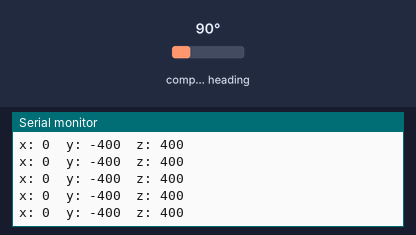
The sketch below on a simulated Arduino Uno, built with avr-gcc and run on an emulated ATmega328P. On the bench: the last lines printed to the serial monitor. Wiring (inferred from the names in the program): HMC5883L compass at I2C address 0x1E. The inputs (shaded band) are chosen by the test bench; at power-on: compass heading 90°.

Above: at 1.4 s.
1.5 s: compass heading set to 7°
At 2.4 s:
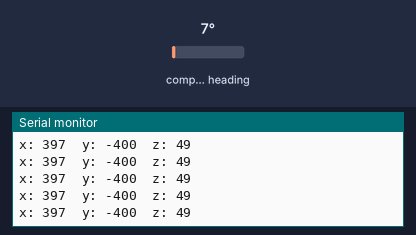
4.5 s: compass heading set to 180°
At 5.6 s:
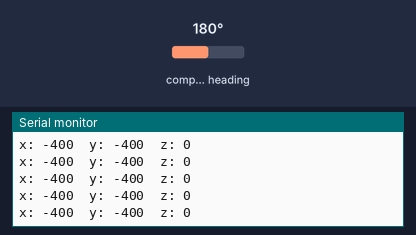
Timing chart, 0 to 7.5 s (numbered marks = the images above; inputs shaded):
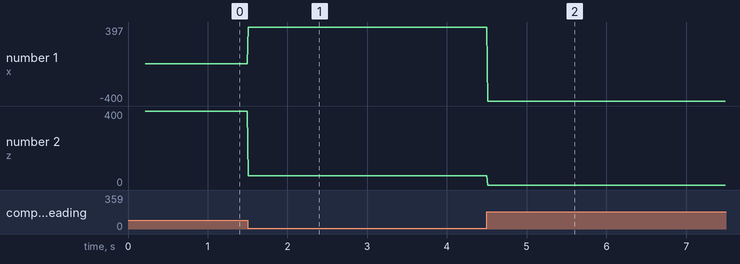

The sketch:

read_magnetoUpdated.ino
```cpp
// (licence header left out)
#include <Wire.h> //I2C Arduino Library

#define MAG_ADDRESS ((char) 0x1E)
uint8_t mag_buffer[6];
int16_t mag_raw[3];

void setup(){
  //Initialize Serial and I2C communications
  Serial.begin(115200);
  Serial.println("Initializing...");
  Wire.begin();

  configMag();
}

void loop(){

  readMag();

  //Print out values of each axis
  Serial.print("x: ");
  Serial.print(mag_raw[0]);
  Serial.print("  y: ");
  Serial.print(mag_raw[1]);
  Serial.print("  z: ");
  Serial.println(mag_raw[2]);

  delay(10);
}


void configMag() {
  uint8_t mag_name;

  // make sure that the device is connected
  Wire.beginTransmission(MAG_ADDRESS);
  Wire.write((byte) 0x0A); // Identification Register A
  Wire.endTransmission();

  Wire.beginTransmission(MAG_ADDRESS);
  Wire.requestFrom(MAG_ADDRESS, 1);
  mag_name = Wire.read();
  Wire.endTransmission();

  if(mag_name != 0x48) {
    Serial.println("HMC5883L not found!");
    Serial.print(mag_name, HEX); Serial.println(" found, should be 0x48");
    delay(1000);
  }

  // Register 0x00: CONFIG_A
  // normal measurement mode (0x00) and 75 Hz ODR (0x18)
  Wire.beginTransmission(MAG_ADDRESS);
  Wire.write((byte) 0x00);
  Wire.write((byte) 0x18);
  Wire.endTransmission();
  delay(5);

  // Register 0x01: CONFIG_B
  // default range of +/- 130 uT (0x20)
  Wire.beginTransmission(MAG_ADDRESS);
  Wire.write((byte) 0x01);
  Wire.write((byte) 0x20);
  Wire.endTransmission();
  delay(5);

  // Register 0x02: MODE
  // continuous measurement mode at configured ODR (0x00)
  // possible to achieve 160 Hz by using single measurement mode (0x01) and DRDY
  Wire.beginTransmission(MAG_ADDRESS);
  Wire.write((byte) 0x02);
  Wire.write((byte) 0x00);
  Wire.endTransmission();

  delay(200);

}

// read 6 bytes (x,y,z magnetic field measurements) from the magnetometer
void readMag() {

  // multibyte burst read of data registers (from 0x03 to 0x08)
  Wire.beginTransmission(MAG_ADDRESS);
  Wire.write((byte) 0x03); // the address of the first data byte
  Wire.endTransmission();

  Wire.beginTransmission(MAG_ADDRESS);
  Wire.requestFrom(MAG_ADDRESS, 6);  // Request 6 bytes
  int i = 0;
  while(Wire.available())
  {
    mag_buffer[i] = Wire.read();  // Read one byte
    i++;
  }
  Wire.read();
  Wire.endTransmission();

  // combine the raw data into full integers (HMC588L sends MSB first)
  //           ________ MSB _______   _____ LSB ____
  mag_raw[0] = (mag_buffer[0] << 8) | mag_buffer[1];
  mag_raw[1] = (mag_buffer[2] << 8) | mag_buffer[3];
  mag_raw[2] = (mag_buffer[4] << 8) | mag_buffer[5];

}
```

Measured:
- after the input at 1.5 s, the serial monitor: prints a new line at once (image 1)
- after the input at 4.5 s, the serial monitor: prints a new line at once (image 2)
- plotted number 1: 0 → 397 after the input at 1.5 s
- plotted number 2: 400 → 49 after the input at 1.5 s, 49 → 0 after the input at 4.5 s
